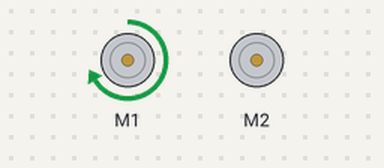
Recording of a sketch running on a simulated Arduino Uno, built with avr-gcc and run on an emulated ATmega328P. Parts: 2 × DC motor (green arrow = forward, orange = backward, longer = faster).

Above: at 0.1 s.
At 9.1 s:
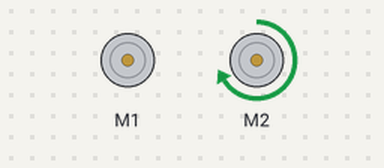
At 22.1 s:
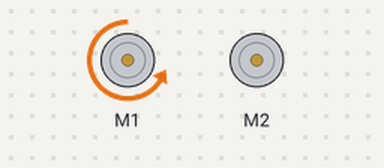
At 38.1 s:
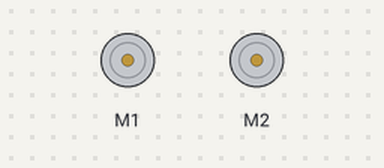
Timing chart, 0 to 39.6 s (numbered marks = the images above):
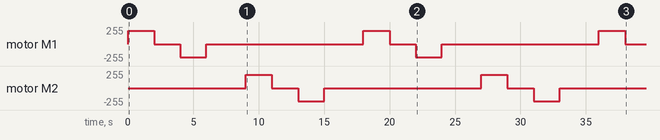

The sketch:

shieldDcMotor.ino
```cpp
#include <AFMotor.h>    // including the shield's library

AF_DCMotor motor1(1);   // a DC motor is connected to the M1 connection ground.
AF_DCMotor motor2(2);   // another DC motor is connected to the M2 connection ground.

void setup() {
}

void loop() {

  // for motor 1
  // run forward for 2 seconds, stop for 2 seconds
  // then run backward for 2 seconds and stop again
  // two DC motors are working sequentially.

  // motor 1
  motor1.setSpeed(200);   // setSpeed() set the speed of the dc motor
  motor1.run(FORWARD);    //run() for the direction of the motor takes FORWARD/BACKWARD
  delay(2000);
  motor1.run(RELEASE);      // run() to stop the motor RELEASE
  delay(2000);
  motor1.run(BACKWARD);
  delay(2000);
  motor1.run(RELEASE);
  delay(3000);

  //motor 2
  motor2.setSpeed(200);
  motor2.run(FORWARD);
  delay(2000);
  motor2.run(RELEASE);
  delay(2000);
  motor2.run(BACKWARD);
  delay(2000);
  motor2.run(RELEASE);
  delay(3000);

}
```

Measured:
- by itself, motor M1: repeats every 18.0 s: stopped 2.0 s, backward 200/255 2.0 s, stopped 12.0 s, forward 200/255 2.0 s
- by itself, motor M2: stopped → forward 200/255 at 9.0 s, → stopped 2.0 s later, → backward 200/255 2.0 s later, → stopped 2.0 s later, … (8 changes in this stretch)
